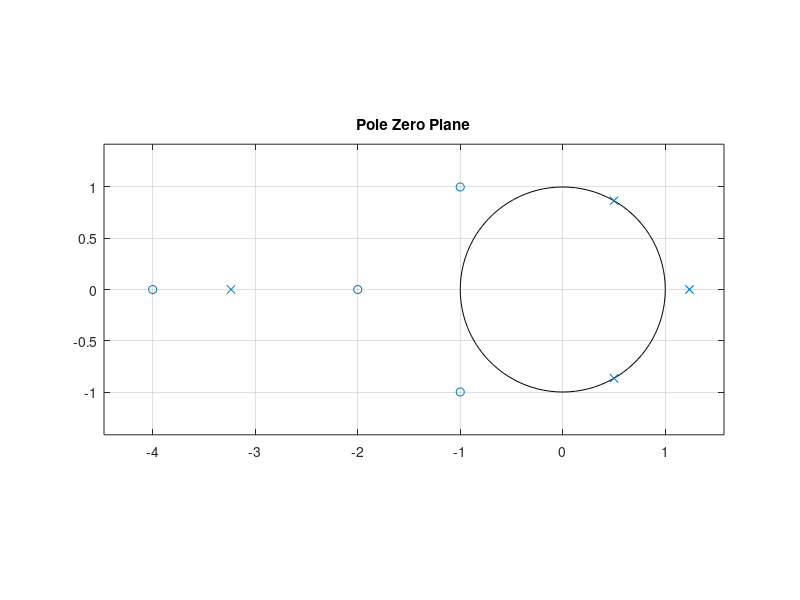

MATLAB code to generate this figure:
clc;
clearvars;

num = [ 2 16 44 56 32];
den = [ 3 3 -15 18 -12];

[r, p, c] = residuez(num,den);
zplane(num, den); title('Pole Zero Plane');

disp('Residues ='); disp(r);
disp('Poles ='); disp(p);
disp('Constant Direct Terms ='); disp(c);

